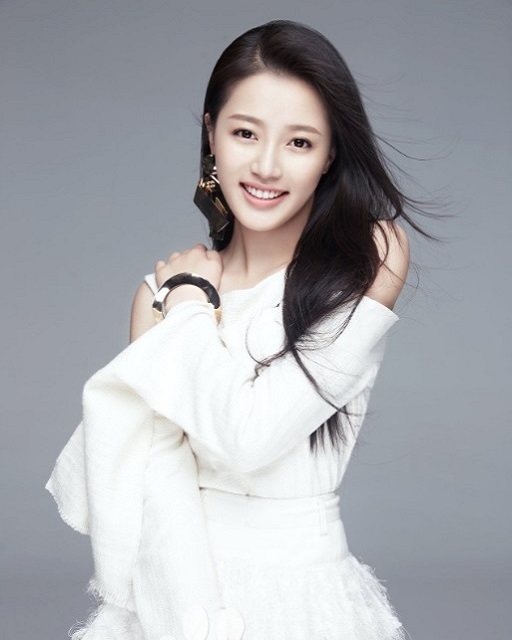
//> input picture project_code/images/master.jpg, 512 x 640 px
$ ./VC_FANFUHAN_OPENCV069   (built with g++ and OpenCV 4)
//> lines starting //> are read from the running program, lines starting //| are printed output that depends on the picture
// VC_FANFUHAN_OPENCV069.cpp : 定義主控台應用程式的進入點。
//
/*
// Debug | x32
通用屬性
| C/C++
|	| 一般
|		| 其他 Include 目錄 -> ..\..\opencv411_x64\include
|
| 連結器
| 	|一一般
|		|  其他程式庫目錄 -> ..\..\opencv411_x64\lib
|
| 	|一輸入
|		| 其他相依性 -> opencv_world411d.lib;%(AdditionalDependencies)

// Releas | x64
組態屬性
| C/C++
|	| 一般
|		| 其他 Include 目錄 -> ..\..\opencv411_x64\include;%(AdditionalDependencies)
|
| 連結器
| 	|一般
|		| 其他程式庫目錄 -> ..\..\opencv411_x64\lib;%(AdditionalDependencies)
|
| 	|一輸入
|		| 其他相依性 -> opencv_world411.lib;%(AdditionalDependencies)

*/

#include "stdafx.h"
#include <iostream>
#include <opencv2/opencv.hpp>
#include <opencv2/core/core.hpp>
#include <opencv2/highgui/highgui.hpp>

using namespace std;
using namespace cv;

void blur_demo(Mat &image, Mat &sum);
void edge_demo(Mat &image, Mat &sum);
int getblockSum(Mat &sum, int x1, int y1, int x2, int y2, int i);

void showHistogram(InputArray src, cv::String StrTitle);
void backProjection_demo(Mat &mat, Mat &model);
void blur3x3(Mat &src, Mat *det);

void add_salt_pepper_noise(Mat &image);
void add_gaussian_noise(Mat &image);

void USMImage(Mat src, Mat &usm, float fltPar);

void pyramid_up(Mat &image, vector<Mat> &pyramid_images, int level);
void pyramid_down(vector<Mat> &pyramid_images);

void laplaian_demo(vector<Mat> &pyramid_images, Mat &image);

void connected_component_demo(Mat &image);
void componentwithstats_demo(Mat &image);

void contours_info(Mat &image, vector<vector<Point>> &pts);
void contours_info(Mat &image, vector<vector<Point>> &pts, int threshold01, int threshold02);

void  open_demo(bool blnopen);
void  close_demo();

// [5 lines left out: function pause, not called in this run]
int main()
{
	Mat src = imread("../../images/master.jpg");//Mat src = imread("../../images/test.png");
//> src is the input picture: 640 rows x 512 cols, CV_8UC3; mean B, G, R 173.5, 168.6, 167.3
	if (src.empty())
	{
		cout << "could not load image.." << endl;
		pause();
		return -1;
	}
	else
	{
		imshow("input_src", src);
		showHistogram(src, "Histogram_input_src");

		// 二值图像
		Mat gray;
		cvtColor(src, gray, COLOR_BGR2GRAY);
		src = gray.clone();

		//定义结构元素
		Mat se = getStructuringElement(MORPH_RECT, Size(3, 3));

		Mat basic, exter, inter;
		// 基本梯度
		morphologyEx(src, basic, MORPH_GRADIENT, se);
		imshow("basic_gradient", basic);

		// 外梯度
		morphologyEx(src, exter, MORPH_DILATE, se);
		subtract(exter, src, exter);
		imshow("exter_gradient", exter);

		// 内梯度
		morphologyEx(src, inter, MORPH_ERODE, se);
		subtract(src, inter, inter);
		imshow("inter_gradient", inter);

		waitKey(0);
	}
	return 0;
}
// [350 lines left out: functions close_demo, open_demo, contours_info, contours_info, componentwithstats_demo, connected_component_demo and 5 more, not called in this run]

/**
* 3x3 sobel 垂直边缘检测演示
*/
// [121 lines left out: functions edge_demo, getblockSum, add_gaussian_noise, add_salt_pepper_noise, blur3x3, backProjection_demo, not called in this run]

void showHistogram(InputArray src, cv::String StrTitle)//直方圖
{
//> called with StrTitle = "Histogram_input_src"
	bool blnGray = false;
	if (src.channels() == 1)
	{
		blnGray = true;
	}

	// 三通道/單通道 直方圖 紀錄陣列
	vector<Mat> bgr_plane;
	vector<Mat> gray_plane;

	// 定义参数变量
	const int channels[1] = { 0 };
	const int bins[1] = { 256 };
	float hranges[2] = { 0, 255 };
	const float *ranges[1] = { hranges };
	Mat b_hist, g_hist, r_hist, hist;
	// 计算三通道直方图
	/*
	void calcHist( const Mat* images, int nimages,const int* channels, InputArray mask,OutputArray hist, int dims, const int* histSize,const float** ranges, bool uniform=true, bool accumulate=false );
	1.輸入的圖像數組
	2.輸入數組的個數
	3.通道數
	4.掩碼
	5.直方圖
	6.直方圖維度
	7.直方圖每個維度的尺寸數組
	8.每一維數組的範圍
	9.直方圖是否是均勻
	10.配置階段不清零
	*/
	if (blnGray)
	{
		split(src, gray_plane);
		calcHist(&gray_plane[0], 1, 0, Mat(), hist, 1, bins, ranges);
	}
	else
	{
		split(src, bgr_plane);
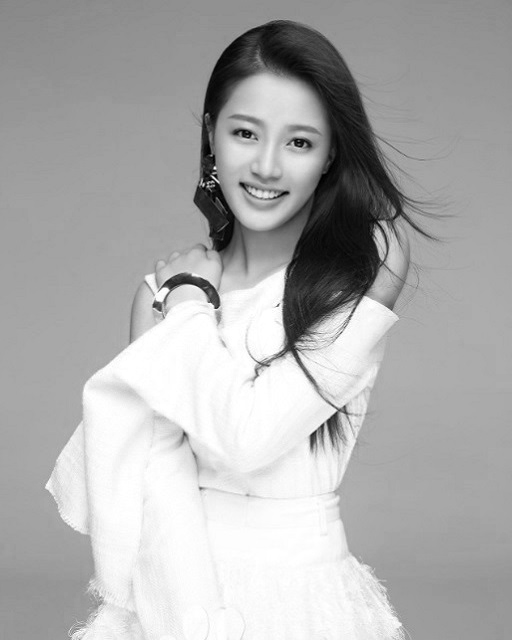
//> bgr_plane[0]: 640 rows x 512 cols, CV_8UC1; min 0, max 255, mean 173.5
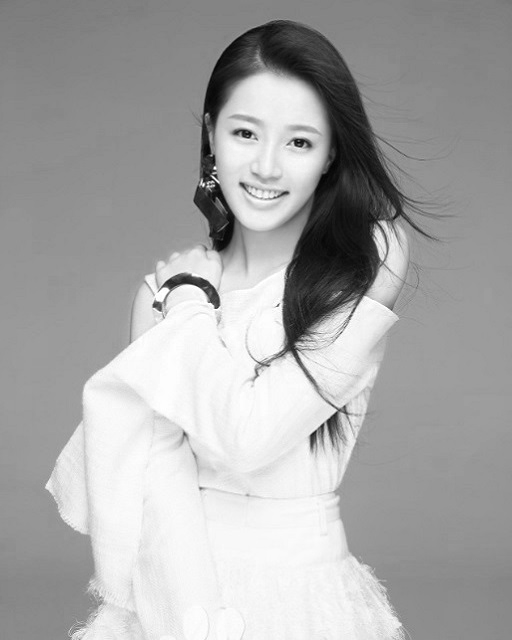
//> bgr_plane[2]: 640 rows x 512 cols, CV_8UC1; min 3, max 255, mean 167.3
		calcHist(&bgr_plane[0], 1, 0, Mat(), b_hist, 1, bins, ranges);
//> b_hist = 256 values, max 11797 at index 168, min 0 at index 255, mean 1255.5
		calcHist(&bgr_plane[1], 1, 0, Mat(), g_hist, 1, bins, ranges);
//> g_hist = 256 values, max 10209 at index 159, min 0 at index 255, mean 1273.3
		calcHist(&bgr_plane[2], 1, 0, Mat(), r_hist, 1, bins, ranges);
//> r_hist = 256 values, max 10776 at index 156, min 0 at index 0, mean 1279.2
	}

	/*
	* 显示直方图
	*/
	int hist_w = 512;
	int hist_h = 400;
	int bin_w = cvRound((double)hist_w / bins[0]);
	Mat histImage = Mat::zeros(hist_h, hist_w, CV_8UC3);
	// 归一化直方图数据
	if (blnGray)
	{
		normalize(hist, hist, 0, histImage.rows, NORM_MINMAX, -1);
	}
	else
	{
		normalize(b_hist, b_hist, 0, histImage.rows, NORM_MINMAX, -1);
//> b_hist = 256 values, max 400 at index 168, min 0 at index 255, mean 42.57
		normalize(g_hist, g_hist, 0, histImage.rows, NORM_MINMAX, -1);
//> g_hist = 256 values, max 400 at index 159, min 0 at index 255, mean 49.89
		normalize(r_hist, r_hist, 0, histImage.rows, NORM_MINMAX, -1);
//> r_hist = 256 values, max 400 at index 156, min 0 at index 0, mean 47.49
	}

	// 绘制直方图曲线
	for (int i = 1; i < bins[0]; ++i)
	{
		if (blnGray)
		{
			line(histImage, Point(bin_w * (i - 1), hist_h - cvRound(hist.at<float>(i - 1))),
				Point(bin_w * (i), hist_h - cvRound(hist.at<float>(i))), Scalar(255, 255, 255),
				2, 8, 0);
		}
		else
		{
			line(histImage, Point(bin_w * (i - 1), hist_h - cvRound(b_hist.at<float>(i - 1))),
				Point(bin_w * (i), hist_h - cvRound(b_hist.at<float>(i))), Scalar(255, 0, 0),
				2, 8, 0);
			line(histImage, Point(bin_w * (i - 1), hist_h - cvRound(g_hist.at<float>(i - 1))),
				Point(bin_w * (i), hist_h - cvRound(g_hist.at<float>(i))), Scalar(0, 255, 0),
				2, 8, 0);
			line(histImage, Point(bin_w * (i - 1), hist_h - cvRound(r_hist.at<float>(i - 1))),
				Point(bin_w * (i), hist_h - cvRound(r_hist.at<float>(i))), Scalar(0, 0, 255),
				2, 8, 0);
		}


	}
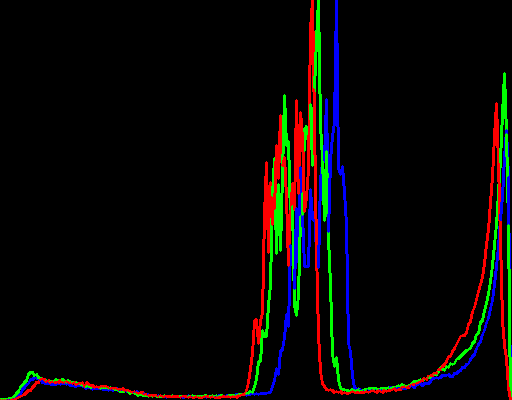
//> histImage: 400 rows x 512 cols, CV_8UC3; mean B, G, R 6.3, 7.7, 8.8
//> in main, `morphologyEx(src, basic, MORPH_GRADIENT, se);`:
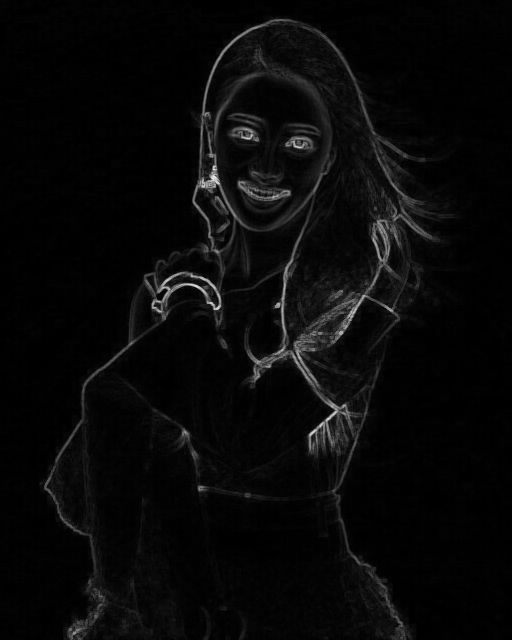
//> basic: 640 rows x 512 cols, CV_8UC1; min 0, max 241, mean 8.6
//> in main, `morphologyEx(src, exter, MORPH_DILATE, se);`:
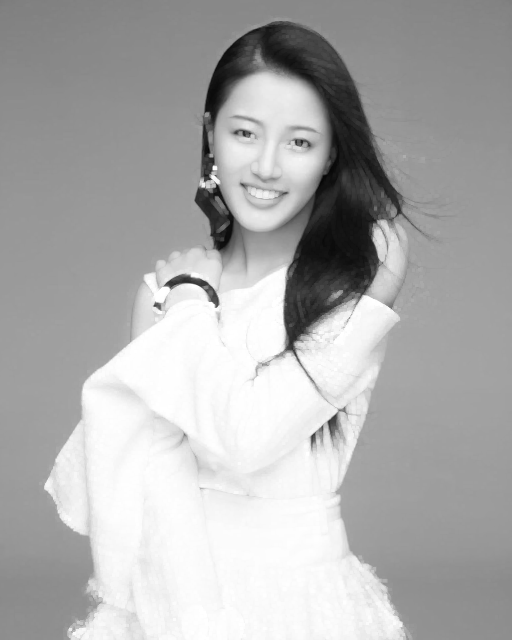
//> exter: 640 rows x 512 cols, CV_8UC1; min 6, max 255, mean 173
//> in main, `subtract(exter, src, exter);`:
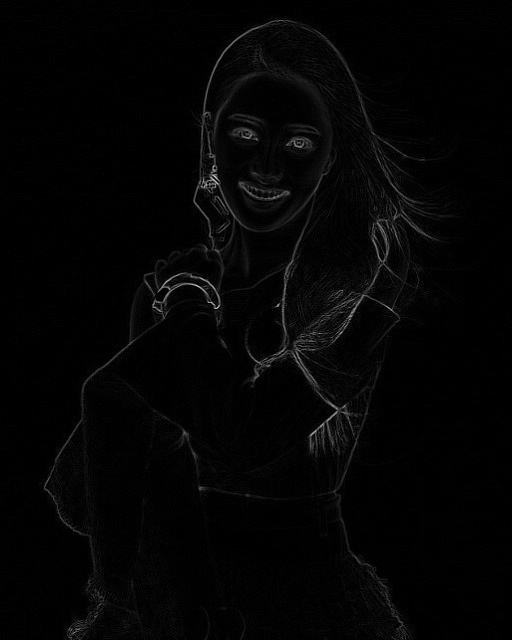
//> exter: 640 rows x 512 cols, CV_8UC1; min 0, max 202, mean 4.2
//> in main, `morphologyEx(src, inter, MORPH_ERODE, se);`:
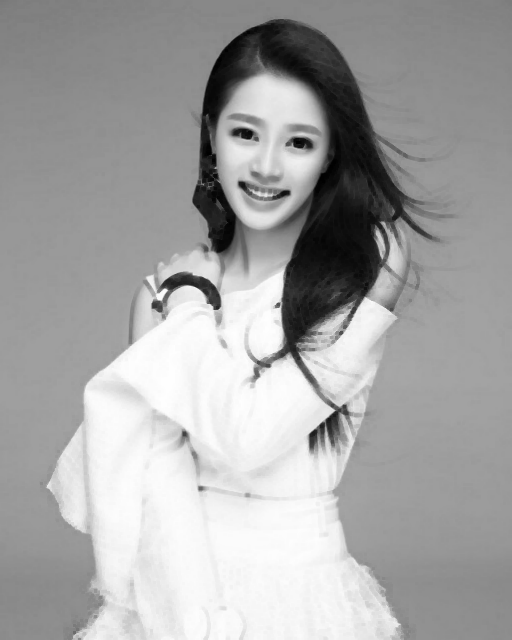
//> inter: 640 rows x 512 cols, CV_8UC1; min 1, max 254, mean 164.4
	imshow(StrTitle, histImage);
}
